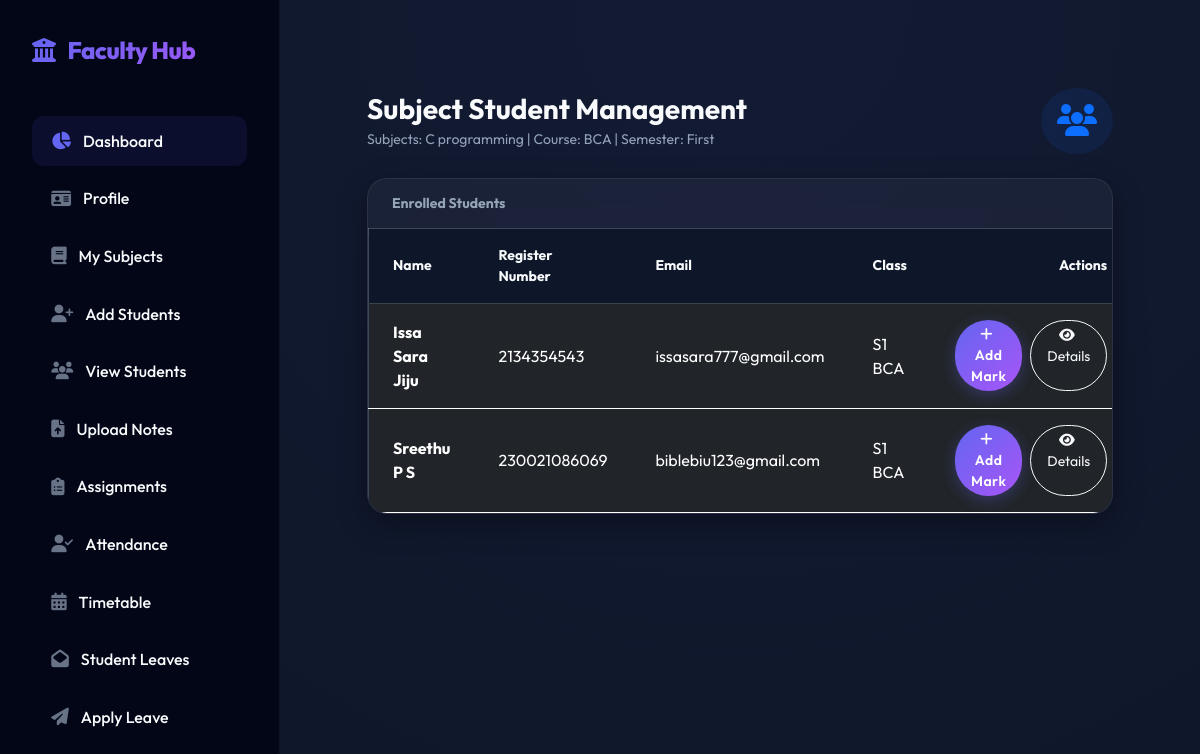
The app's page /Teacher/view_students_for_subject/5/ (signed in) with its own data.
### Admin/models.py (models this page shows)
class tbl_subject(models.Model):
    subject_name=models.CharField(max_length=100)
    course = models.ForeignKey(tbl_course,on_delete=models.CASCADE)
    semester = models.ForeignKey(tbl_semester,on_delete=models.CASCADE)

class tbl_course(models.Model):
    course_name=models.CharField(max_length=60)
    department = models.ForeignKey(tbl_department,on_delete=models.CASCADE)

class tbl_semester(models.Model):
    semester_name=models.CharField(max_length=50)

class tbl_assignclass(models.Model):
    Class = models.ForeignKey(tbl_class,on_delete=models.CASCADE)
    teacher = models.ForeignKey(tbl_teacher,on_delete=models.CASCADE)
    academicyear = models.ForeignKey(tbl_academicyear,on_delete=models.CASCADE)

class tbl_class(models.Model):
    class_name=models.CharField(max_length=60)
    course = models.ForeignKey(tbl_course,on_delete=models.CASCADE)

### Teacher/models.py (models this page shows)
class tbl_student(models.Model):
    student_name=models.CharField(max_length=50)
    student_email=models.CharField(max_length=50)
    student_registernumber=models.CharField(max_length=50,null=True)
    student_contact=models.CharField(max_length=50)
    student_address=models.CharField(max_length=50)
    student_photo=models.FileField(upload_to="Assets/StudentDocs/")
    student_gender=models.CharField(max_length=50)
    student_dob=models.DateField(validators=[validate_dob])
    student_password=models.CharField(max_length=50)
    assignclass=models.ForeignKey(tbl_assignclass,on_delete=models.CASCADE)

### Teacher/views.py (the view)
# urls.py: path('view_students_for_subject/<int:subid>/',views.view_students_for_subject,name="view_students_for_subject"),
def view_students_for_subject(request, subid):
    teacher = tbl_teacher.objects.get(id=request.session['tid'])
    subject = tbl_subject.objects.get(id=subid)
    if not tbl_assignsubject.objects.filter(teacher=teacher, subject=subject).exists():
        return render(request, "Teacher/MyAssignedSubjects.html", {'msg': "Access Denied: Not assigned to this subject"})
    timetables = tbl_timetable.objects.filter(subject=subject, teacher_id=teacher)
    classes = []
    for tt in timetables:
        cls = tbl_class.objects.filter(course=tt.course)
        classes.extend(cls)
    students = tbl_student.objects.filter(assignclass__Class__in=classes).distinct()
    return render(request, "Teacher/SubjectStudents.html", {
        'subject': subject,
        'students': students
    })

### Teacher/context_processors.py (called while the page is built)
def teacher_sidebar_context(request):
    is_class_teacher = False
    tid = request.session.get('tid')
    if tid:
        try:
            teacher = tbl_teacher.objects.get(id=tid)
            is_class_teacher = tbl_assignclass.objects.filter(teacher=teacher).exists()
        except tbl_teacher.DoesNotExist:
            is_class_teacher = False
    return {
        'is_class_teacher': is_class_teacher
    }

### Teacher/Templates/Teacher/SubjectStudents.html (shortened to what this page needs)
{% extends 'Teacher/Head.html' %}
{% block content %}
<div class="container-fluid py-4">
    <div class="row pt-4 justify-content-center">
        <div class="col-lg-11">
            <div class="d-flex align-items-center justify-content-between mb-4">
                <div>
                    <h2 class="h3 fw-bold mb-1">Subject Student Management</h2>
                    <p class="text-muted small mb-0">Subjects: {{ subject.subject_name }} | Course: {{ subject.course.course_name }} | Semester: {{ subject.semester.semester_name }}</p>
                </div>
                <div class="bg-primary bg-opacity-10 text-primary p-3 rounded-circle">
                    <i class="fas fa-users fa-2x"></i>
                </div>
            </div>
            <div class="card bg-white bg-opacity-5 border border-white border-opacity-10 rounded-4 shadow-sm overflow-hidden animate-fadeIn">
                <div class="card-header bg-white bg-opacity-5 py-3 px-4 border-0">
                    <h5 class="mb-0 fw-bold small text-muted uppercase letter-spacing-1">Enrolled Students</h5>
                </div>
                <div class="table-responsive">
                    <table class="table table-dark table-hover mb-0 align-middle">
                        <thead class="bg-white bg-opacity-10 border-0">
                            <tr>
                                <th class="px-4 py-3 border-0 small text-muted uppercase">Name</th>
                                <th class="px-4 py-3 border-0 small text-muted uppercase">Register Number</th>
                                <th class="px-4 py-3 border-0 small text-muted uppercase">Email</th>
                                <th class="px-4 py-3 border-0 small text-muted uppercase">Class</th>
                                <th class="px-4 py-3 border-0 small text-muted uppercase text-end">Actions</th>
                            </tr>
                        </thead>
                        <tbody>
                            {% for student in students %}
                            <tr class="border-white border-opacity-5">
                                <td class="px-4 py-3 fw-bold">{{ student.student_name }}</td>
                                <td class="px-4 py-3">{{ student.student_registernumber }}</td>
                                <td class="px-4 py-3">{{ student.student_email }}</td>
                                <td class="px-4 py-3">{{ student.assignclass.Class.class_name }}</td>
                                <td class="px-4 py-3 text-end">
                                    <div class="d-flex justify-content-end gap-2">
                                        <a href="{% url 'Teacher:Addinternalmark' student.id %}" class="btn btn-sm btn-primary rounded-pill px-3">
                                            <i class="fas fa-plus me-1"></i> Add Mark
                                        </a>
                                        <a href="{% url 'Teacher:view_student_details' student.id %}" class="btn btn-sm btn-outline-light rounded-pill px-3">
                                            <i class="fas fa-eye me-1"></i> Details
                                        </a>
                                    </div>
                                </td>
                            </tr>
                            {% endfor %}
                        </tbody>
                    </table>
                </div>
            </div>
        </div>
    </div>
</div>
{% endblock %}

### Teacher/Templates/Teacher/Head.html (style rules this page uses)
:root { --primary-color: #6366f1; --primary-hover: #4f46e5; --secondary-color: #10b981; --dark-bg: #0f172a; --card-bg: rgba(255, 255, 255, 0.05); --glass-border: rgba(255, 255, 255, 0.1); --text-main: #f8fafc; --text-muted: #94a3b8; }
body { font-family: 'Outfit', sans-serif; background-color: var(--dark-bg); color: var(--text-main); margin: 0; display: flex; }
.bg-white, .bg-light, .bg-transparent, .container, .container-fluid, .card-body, .main-panel, .content-wrapper, .modal-content { background-color: transparent !important; background: transparent !important; }
.card:not(.bg-primary):not(.bg-success):not(.bg-danger) { background: rgba(255, 255, 255, 0.04) !important; border: 1px solid rgba(255, 255, 255, 0.08) !important; color: #f8fafc !important; }
.animate-fadeIn, .animate-slideIn, .animate-slideUp, [class*="animate-"], .fade, .show { opacity: 1 !important; visibility: visible !important; transform: none !important; }
h1, h2, h3, h4, h5, h6, p, span, td, th, label, .form-label, strong, b { color: #f8fafc; }
body { color: var(--text-main); background-color: var(--dark-bg); }
h1, h2, h3, h4, h5, h6, label, p, td, th, span { color: var(--text-main); }
.text-muted { color: var(--text-muted) !important; }
.card { background: rgba(255, 255, 255, 0.08) !important; backdrop-filter: blur(14px) !important; border: 1px solid rgba(255, 255, 255, 0.2) !important; border-radius: 20px !important; box-shadow: 0 10px 30px rgba(0, 0, 0, 0.35) !important; }
.table { color: #e2e8f0 !important; background: rgba(15, 23, 42, 0.75) !important; border-radius: 12px; border: 1px solid rgba(148, 163, 184, 0.35); }
.table th, .table td { vertical-align: middle; border-top: 1px solid rgba(226, 232, 240, 0.15); }
.table thead th { background: rgba(15, 23, 42, 0.85); color: #f8fafc !important; border-bottom: 2px solid rgba(99, 102, 241, 0.4); }
.btn-primary { background: linear-gradient(135deg, #6366f1, #a855f7) !important; border: none !important; box-shadow: 0 4px 15px rgba(99, 102, 241, 0.3) !important; transition: all 0.3s cubic-bezier(0.4, 0, 0.2, 1) !important; font-weight: 600 !important; letter-spacing: 0.5px !important; }

### records on screen
tbl_subject: subject_name "C programming", course.course_name "BCA", semester.semester_name "First"
tbl_student: student_name "Issa Sara Jiju", student_registernumber "2134354543", student_email "issasara777@gmail.com", assignclass.Class.class_name "S1 BCA"
tbl_student: student_name "Sreethu P S", student_registernumber "230021086069", student_email "biblebiu123@gmail.com", assignclass.Class.class_name "S1 BCA"
